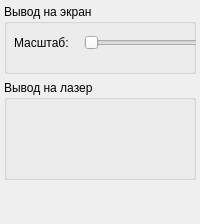
      <widget class="QWidget" name="tabControl">
       <attribute name="title">
        <string>Управление</string>
       </attribute>
       <layout class="QVBoxLayout" name="verticalLayout">
        <property name="margin">
         <number>4</number>
        </property>
        <item>
         <widget class="QGroupBox" name="groupBox_6">
          <property name="minimumSize">
           <size>
            <width>0</width>
            <height>70</height>
           </size>
          </property>
          <property name="maximumSize">
           <size>
            <width>16777215</width>
            <height>70</height>
           </size>
          </property>
          <property name="title">
           <string>Вывод на экран</string>
          </property>
          <widget class="QSlider" name="sliderScale">
           <property name="geometry">
            <rect>
             <x>80</x>
             <y>29</y>
             <width>231</width>
             <height>20</height>
            </rect>
           </property>
           <property name="minimum">
            <number>1</number>
           </property>
           <property name="maximum">
            <number>100</number>
           </property>
           <property name="singleStep">
            <number>5</number>
           </property>
           <property name="orientation">
            <enum>Qt::Horizontal</enum>
           </property>
          </widget>
          <widget class="QLabel" name="label_11">
           <property name="geometry">
            <rect>
             <x>10</x>
             <y>31</y>
             <width>61</width>
             <height>16</height>
            </rect>
           </property>
           <property name="text">
            <string>Масштаб:</string>
           </property>
          </widget>
          <widget class="QLabel" name="scalePercentage">
           <property name="geometry">
            <rect>
             <x>320</x>
             <y>29</y>
             <width>31</width>
             <height>16</height>
            </rect>
           </property>
           <property name="text">
            <string/>
           </property>
          </widget>
         </widget>
        </item>
        <item>
         <widget class="QGroupBox" name="groupBox">
          <property name="minimumSize">
           <size>
            <width>0</width>
            <height>100</height>
           </size>
          </property>
          <property name="title">
           <string>Вывод на лазер</string>
          </property>
         </widget>
        </item>
        <item>
         <spacer name="verticalSpacer_2">
          <property name="orientation">
           <enum>Qt::Vertical</enum>
          </property>
          <property name="sizeHint" stdset="0">
           <size>
            <width>20</width>
            <height>40</height>
           </size>
          </property>
         </spacer>
        </item>
       </layout>
      </widget>
